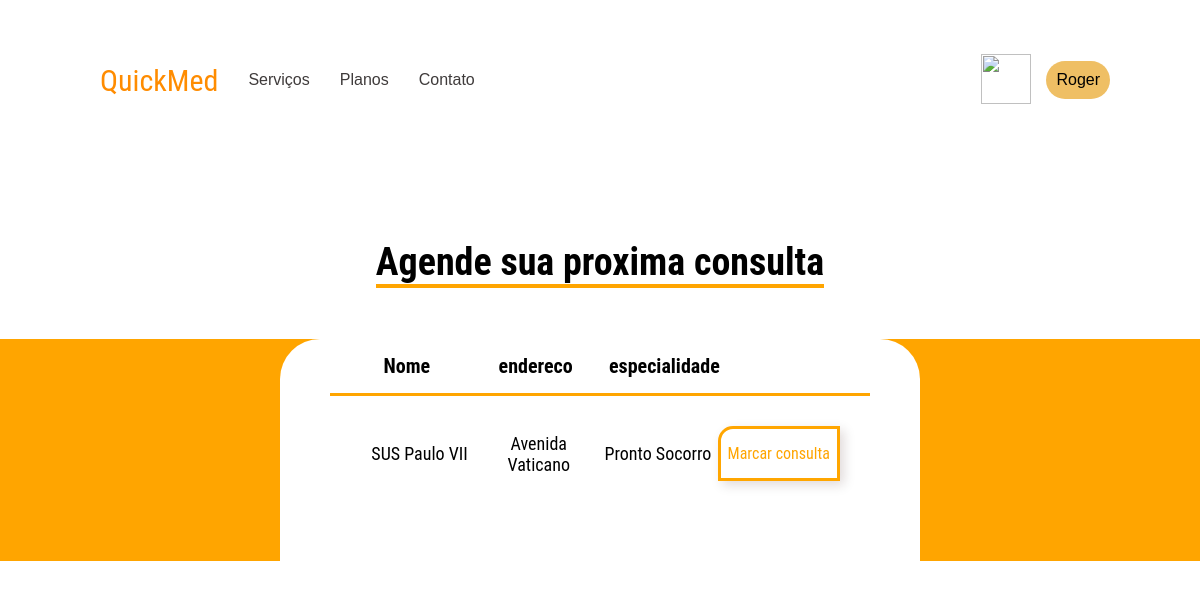
The page /marcarconsulta/1 on the database as committed earlier.
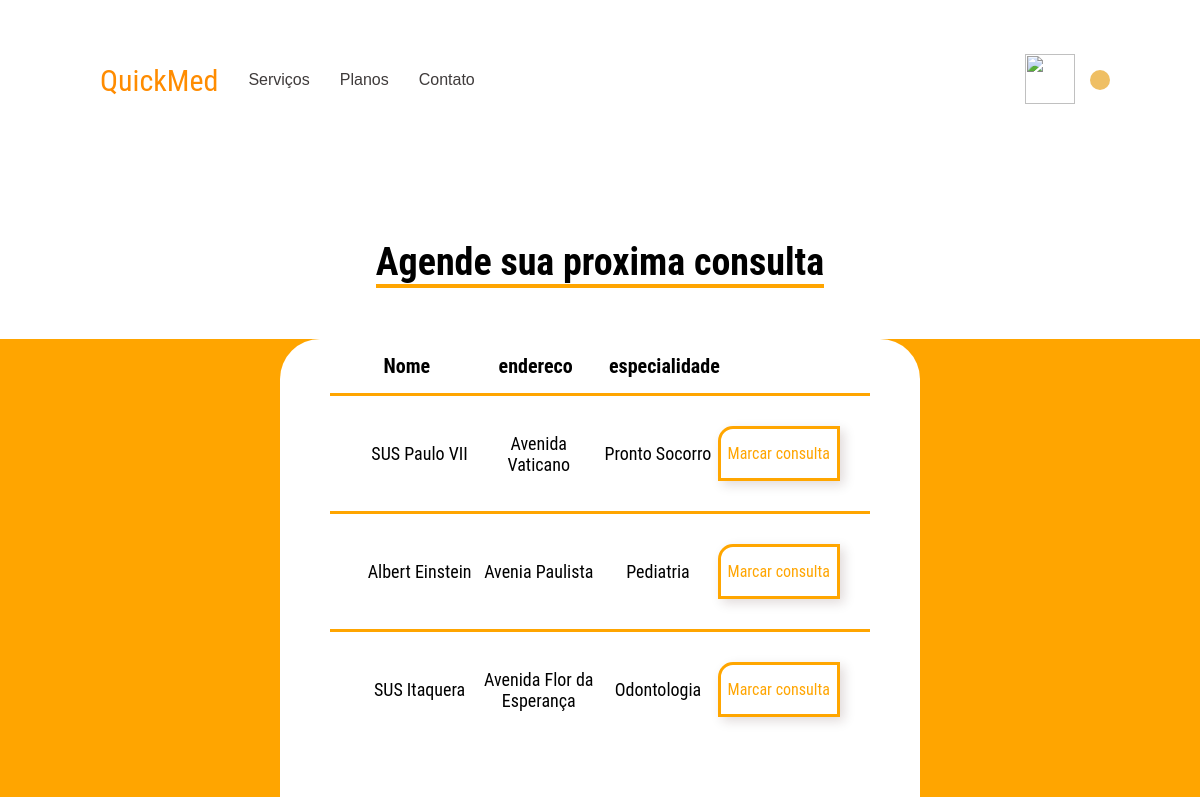
The same page on the database as committed later.
### models/banco.py (models this page shows, shortened)
class Usuario(db.Model):
    __tablename__ = 'usuarios'
    id = db.Column(db.Integer, primary_key=True, autoincrement=True)
    nome = db.Column(db.String(150))
    email = db.Column(db.String(50))
    senha = db.Column(db.String(40))
    consultas = db.relationship('Consulta', backref='usuario')

class Hospital(db.Model):
    __tablename__ = "hospitais"
    id = db.Column(db.Integer, primary_key=True, autoincrement=True)
    nome = db.Column(db.String(150))
    email = db.Column(db.String(50))
    endereco = db.Column(db.String(50))
    especialidade = db.Column(db.String(50))
    senha = db.Column(db.String(40))
    consutas = db.relationship('Consulta', backref='hospital')

### routes/bP.py (the view)
@bP.route('/marcarconsulta/<user_id>')
def appointment(user_id=0):
    user_query = Usuario.query.filter_by(id = user_id).first()
    hosp_query = Hospital.query.all()
    return render_template('appointment_page.html', user = user_query, hosps = hosp_query, ent=user_query)

### templates/appointment_page.html (shortened to what this page needs)
<!DOCTYPE html>
<html lang="pt-br">
<head>
    <link rel="stylesheet" href="{{ url_for('static',    filename='css/appointment_style.css') }}">
</head>
<body>
    {% extends 'base_logged.html' %}
    {% block content %}
        {% block nome %} {{user.nome}} {% endblock %}
    {% set messages = get_flashed_messages() %}
    <h1 id="titulo-principal"><span>Agende sua proxima consulta</span></h1>
    <section class="conteudo-principal">
        <section class="lista-hospital">
            <div class="titulos">
                <p class="item">Nome</p>
                <p class="item">endereco</p>
                <p class="item">especialidade</p>
                <p class="item"></p>
            </div>
            {% for hosp in hosps %}
            <div class="hospital">
                <p class="item carac-hospital"> {{ hosp.nome }} </p>
                <p class="item carac-hospital"> {{ hosp.endereco }} </p>
                <p class="item carac-hospital"> {{ hosp.especialidade }}</p>
                <a class="item botao-consulta" href="{{ url_for('bP.cria_consulta', hosp_id = hosp.id, user_id = user.id ) }}">Marcar consulta</a>
            </div>
            {% endfor %}
        </section>
    </section>
    {% endblock %}

### templates/base_logged.html (shortened to what this page needs)
<!DOCTYPE html>
<html lang="pt-br">
<head>
    <link rel="stylesheet" href="{{ url_for('static',    filename='css/base_style.css') }}">
</head>
<body>
    <header class="cabeçalho">
        <div class="primeiro-menu">
            {% if log == 1 %}
                <a href="{{ url_for('bP.home_loggedHosp', hosp_id = ent.id) }}" class="logo">QuickMed</a>
            {% else %}
                <a href="{{ url_for('bP.home_loggedUser', user_id = ent.id ) }}" class="logo">QuickMed</a>
            {% endif %}
            <nav class="menu-opcoes">
                <a href="" class="menu-item">Serviços</a>
                <a href="" class="menu-item">Planos</a>
                <a href="" class="menu-item">Contato</a>
            </nav>
        </div>
        <nav class="menu-usuario">
            <div class="usuario-dados">
                {% if log == 1 %}
                    <button class="usuario-opcoes" onclick="menuShow()"><img class="avatar-usuario" src="https://cdn-icons-png.flaticon.com/512/4625/4625853.png" alt=""></button>
                    <div class="menu-drop-usuario menu">
                        <a href="{{ url_for('bP.update_conta', user_id = ent.id ) }}" class="opcao black">Alterar dados</a>
                        <a href="{{ url_for('bP.logoff') }}" class="opcao red">Sair da conta</a>
                        <hr color="grey" size="0.3">
                        <a href="" class="opcao red" >Deletar conta</a>
                    </div>
                {% else %}
                    <button class="usuario-opcoes" onclick="menuShow()"><img class="avatar-usuario" src="https://encrypted-tbn0.gstatic.com/images?q=tbn:ANd9GcRP7HfJwRNoFF3Gc4HmPeYYG6alQ5HiTZ6OntLPyuAxjA&s" alt=""></button>
                {% endif %}
                    <p>{% block nome %} {% endblock %}</p>
            </div>
        </nav>
    </header>
    {% block content %}
    {% endblock %}
</body>
</html>

### static/css/appointment_style.css (style rules this page uses)
body { font-family: 'Roboto Condensed', sans-serif; }
#titulo-principal { margin: 130px 0px 25px 0px; text-align: center; font-size: 38px; }
#titulo-principal > span { border-bottom: 4px solid orange; }
.conteudo-principal { margin-top: 55px; background-color: orange }
.lista-hospital { display: flex; flex-direction: column; align-items: center; margin: 0 280px; background-color: white; padding: 0px 50px 50px 50px; border-top-left-radius: 40px; border-top-right-radius: 40px; }
.item { width: 150px; text-align: center; }
.titulos { width: 100%; display: flex; flex-direction: row; padding: 15px 20px 0px 20px; justify-content: space-between; gap: 15px; margin-bottom: 15px; font-weight: bold; font-size: 20px; }
.hospital { width: 100%; display: flex; flex-direction: row; justify-content: space-between; align-items: center; border-top: 3px solid orange; padding: 30px; }
.carac-hospital { font-size: 18px; }
.botao-consulta { border: 3px solid rgb(255, 166, 0); box-shadow: 4px 4px 12px rgba(50, 0, 0, 0.15); border-top-left-radius: 15px; background-color: white; color: orange; padding: 15px 5px 15px 5px; }

### static/css/base_style.css (style rules this page uses)
* { margin: 0; padding: 0; box-sizing: border-box; text-decoration: none; }
body { font-size: 100%; }
.cabeçalho { display: flex; flex-direction: row; justify-content: space-between; align-items: center; height: 110px; padding: 20px 0px 20px 0px; font-family: 'Sarala', sans-serif; }
.primeiro-menu { display: flex; align-items: center; justify-content: space-around; margin-left: 100px; gap: 30px; }
.logo { font-family: 'Roboto Condensed', sans-serif; color: #FF8C00; font-size: 30px; margin-top: 50px; }
.cabeçalho .menu-opcoes:last-child { margin-right: 190px; }
.menu-opcoes { display: flex; gap: 30px; align-items: center; margin-top: 50px; }
.menu-item { color: rgb(63, 59, 59); font-size: 16px; }
.menu-usuario { display: flex; align-items: center; gap: 10px; margin-right: 90px; }
.usuario-dados { display: flex; align-items: center; flex-direction:row; margin-top: 50px; gap: 15px; }
.usuario-dados > p { background-color: rgb(239, 191, 100); padding: 10px; border-radius: 19px; color: black; }
.avatar-usuario { width: 50px; height: 50px; }
.usuario-opcoes { border: none; background-color: white; }

Rows that differ between the two databases and show on the page:
removed Usuario: nome "Roger"
added Hospital: nome "Albert Einstein", endereco "Avenia Paulista", especialidade "Pediatria"
added Hospital: nome "SUS Itaquera", endereco "Avenida Flor da Esperança", especialidade "Odontologia"
